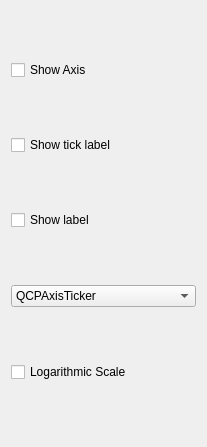
                                                <widget class="QWidget" name="scrollAreaWidgetContents_3">
                                                    <property name="geometry">
                                                        <rect>
                                                            <x>0</x>
                                                            <y>0</y>
                                                            <width>207</width>
                                                            <height>447</height>
                                                        </rect>
                                                    </property>
                                                    <layout class="QGridLayout" name="gridLayout_2">
                                                        <item row="3" column="0">
                                                            <widget class="QComboBox"
                                                                    name="comboBox_yAxis_QCPAxisTicker">
                                                                <item>
                                                                    <property name="text">
                                                                        <string>QCPAxisTicker</string>
                                                                    </property>
                                                                </item>
                                                                <item>
                                                                    <property name="text">
                                                                        <string>QCPAxisTickerPi</string>
                                                                    </property>
                                                                </item>
                                                                <item>
                                                                    <property name="text">
                                                                        <string>QCPAxisTickerDateTime</string>
                                                                    </property>
                                                                </item>
                                                                <item>
                                                                    <property name="text">
                                                                        <string>QCPAxisTickerFixed</string>
                                                                    </property>
                                                                </item>
                                                                <item>
                                                                    <property name="text">
                                                                        <string>QCPAxisTickerLog</string>
                                                                    </property>
                                                                </item>
                                                                <item>
                                                                    <property name="text">
                                                                        <string>QCPAxisTickerText</string>
                                                                    </property>
                                                                </item>
                                                                <item>
                                                                    <property name="text">
                                                                        <string>QCPAxisTickerTime</string>
                                                                    </property>
                                                                </item>
                                                            </widget>
                                                        </item>
                                                        <item row="4" column="0">
                                                            <widget class="QCheckBox"
                                                                    name="checkBox_yAxis_LogarithmicScale">
                                                                <property name="text">
                                                                    <string>Logarithmic Scale</string>
                                                                </property>
                                                            </widget>
                                                        </item>
                                                        <item row="0" column="0">
                                                            <widget class="QCheckBox" name="checkBox_yAxis_setVisible">
                                                                <property name="text">
                                                                    <string>Show Axis</string>
                                                                </property>
                                                            </widget>
                                                        </item>
                                                        <item row="1" column="0">
                                                            <widget class="QCheckBox"
                                                                    name="checkBox_yAxis_setTickLabels">
                                                                <property name="text">
                                                                    <string>Show tick label</string>
                                                                </property>
                                                            </widget>
                                                        </item>
                                                        <item row="2" column="0">
                                                            <widget class="QCheckBox" name="checkBox_2">
                                                                <property name="text">
                                                                    <string>Show label</string>
                                                                </property>
                                                            </widget>
                                                        </item>
                                                    </layout>
                                                </widget>
